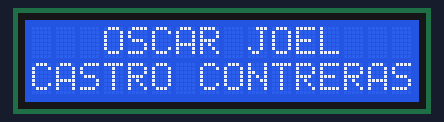
Bench run of a sketch on a simulated Arduino Uno, built with avr-gcc and run on an emulated ATmega328P. Parts: 16×2 character LCD.

Above: at 0.1 s.
At 3.2 s:
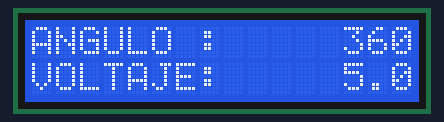

The sketch:

Main_Pantalla_LCD.ino
```cpp
#include <LiquidCrystal_I2C.h>
LiquidCrystal_I2C lcd(0x27, 16, 2);

void setup() {
  lcd.init(); // Inicia la LCD
  lcd.backlight(); // Prende la LCD
  lcd.setCursor(3, 0); // Coloca el cursor en las coordenadas de la LCD
  lcd.print("OSCAR JOEL"); // Imprime un mensaje en la LCD
  lcd.setCursor(0, 1);
  lcd.print("CASTRO CONTRERAS");
  delay(3000); // Detiene el Arduino en segundos
  lcd.clear(); // Limpia la pantalla de la LCD
}

void loop() {
  lcd.setCursor(0, 0);
  lcd.print("ANGULO :");
  lcd.setCursor(13, 0);
  lcd.print(360);
  lcd.setCursor(0, 1);
  lcd.print("VOLTAJE:");
  lcd.setCursor(13, 1);
  lcd.print(5.0);
}
```
